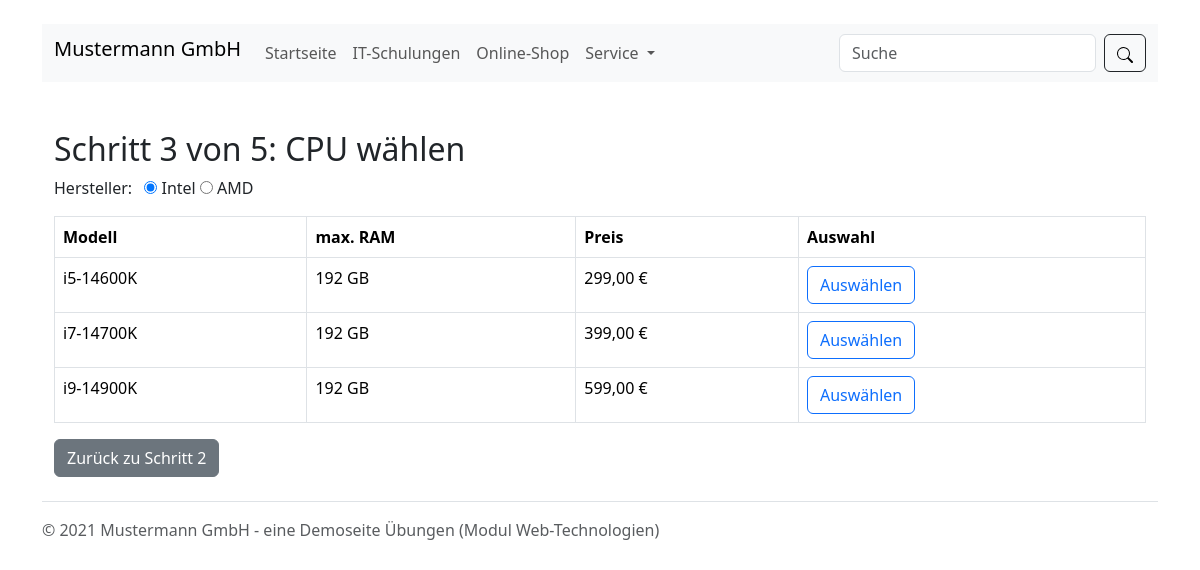
Screenshot of /cpu.php with the database file from the repository.
### tables this page shows
CREATE TABLE `cpus` (
  `id` int(11) NOT NULL,
  `modell` varchar(100) DEFAULT NULL,
  `hersteller` enum('Intel','AMD') DEFAULT NULL,
  `max_ram` varchar(20) DEFAULT NULL,
  `preis` decimal(10,2) DEFAULT NULL
);

### cpu.php (the view, shortened to what this page needs)
<!doctype html>
<html lang="de">
  <head>
    <link href="bootstrap5.3/css/bootstrap.min.css" rel="stylesheet">
  </head>
  <body>
<main>
  <div class="container py-4">
    <nav class="navbar navbar-expand-lg navbar-light bg-light">
      <div class="container-fluid">
        <span class="navbar-brand h1">Mustermann GmbH</span>
        <div class="collapse navbar-collapse" id="navbarSupportedContent">
          <ul class="navbar-nav me-auto mb-2 mb-lg-0">
            <li class="nav-item">
              <a class="nav-link" aria-current="page" href="index.html">Startseite</a>
            </li>
            <li class="nav-item">
              <a class="nav-link" href="#">IT-Schulungen</a>
            </li>
            <li class="nav-item">
              <a class="nav-link" href="#">Online-Shop</a>
            </li>
            <li class="nav-item dropdown">
              <a class="nav-link dropdown-toggle" href="#" id="navbarDropdown" role="button" data-bs-toggle="dropdown" aria-expanded="false">
                Service
              </a>
            </li>
          </ul>
          <form class="d-flex">
            <input class="form-control me-2" type="search" placeholder="Suche" aria-label="Search">
            <button class="btn btn-outline-dark" type="submit">
              <img src="bootstrap5.3/icons/search.svg">
            </button>
          </form>
        </div>
      </div>
    </nav>
<?php
$filter = $_GET['hersteller'] ?? 'Intel';
$conn = new mysqli("localhost", "root", "", "mustermann");
$conn->set_charset("utf8");
$stmt = $conn->prepare("SELECT * FROM cpus WHERE hersteller = ?");
$stmt->bind_param("s", $filter);
$stmt->execute();
$result = $stmt->get_result();
$cpus = [];
while ($row = $result->fetch_assoc()) {
    $cpus[] = $row;
}
?>
<!DOCTYPE html>
<html lang="de">
<head>
  <link href="bootstrap5.3/css/bootstrap.min.css" rel="stylesheet">
</head>
<body>
<div class="container mt-5">
  <h2>Schritt 3 von 5: CPU wählen</h2>
  <form method="get" class="mb-3">
    <label class="form-check-label me-2">Hersteller:</label>
    <input type="radio" name="hersteller" value="Intel" <?= $filter === 'Intel' ? 'checked' : '' ?> onchange="this.form.submit()"> Intel
    <input type="radio" name="hersteller" value="AMD" <?= $filter === 'AMD' ? 'checked' : '' ?> onchange="this.form.submit()"> AMD
  </form>
  <form method="post" action="ram.php">
    <table class="table table-bordered">
      <thead>
        <tr>
          <th>Modell</th>
          <th>max. RAM</th>
          <th>Preis</th>
          <th>Auswahl</th>
        </tr>
      </thead>
      <tbody>
        <?php foreach ($cpus as $cpu): ?>
          <tr>
            <td><?= htmlspecialchars($cpu['modell']) ?></td>
            <td><?= htmlspecialchars($cpu['max_ram']) ?></td>
            <td><?= number_format($cpu['preis'], 2, ',', '.') ?> €</td>
            <td><button type="submit" name="cpu_id" value="<?= $cpu['id'] ?>" class="btn btn-outline-primary">Auswählen</button></td>
          </tr>
        <?php endforeach; ?>
      </tbody>
    </table>
  </form>
  <a href="gehäuse.php" class="btn btn-secondary">Zurück zu Schritt 2</a>
</div>
<footer class="pt-3 mt-4 text-muted border-top">
      &copy; 2021 Mustermann GmbH - eine Demoseite Übungen (Modul Web-Technologien)
    </footer>
</body>
</html>

### rows the page displays
cpus: modell "i5-14600K", max_ram "192 GB", preis "299,00", $cpu['id'] 1 (drawn)
cpus: modell "i7-14700K", max_ram "192 GB", preis "399,00", $cpu['id'] 2 (drawn)
cpus: modell "i9-14900K", max_ram "192 GB", preis "599,00", $cpu['id'] 3 (drawn)
